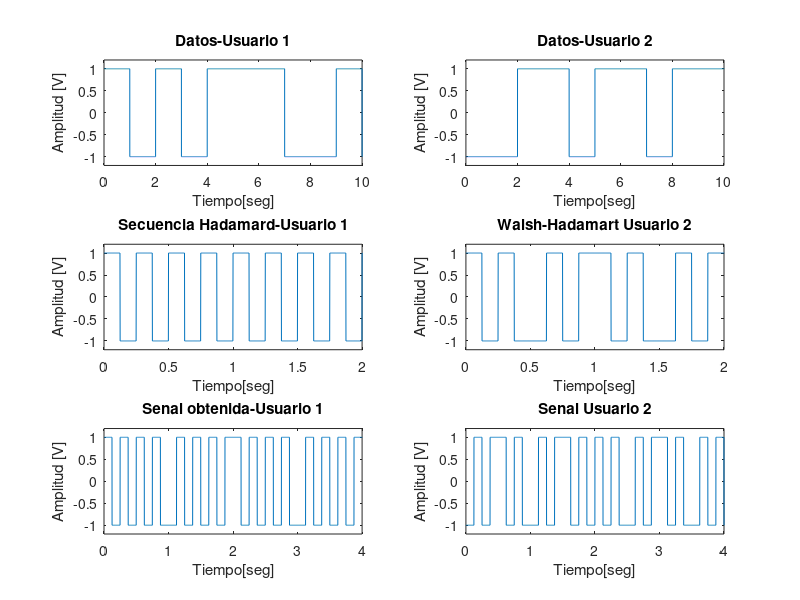
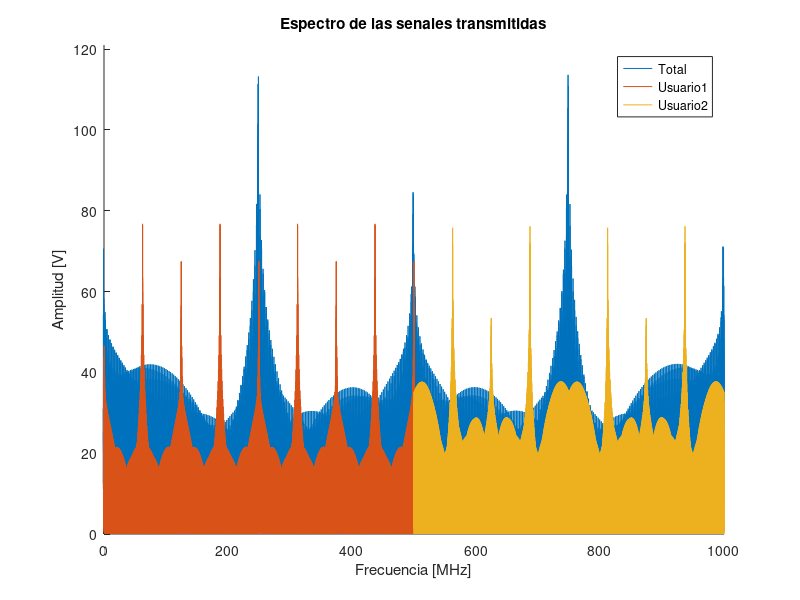
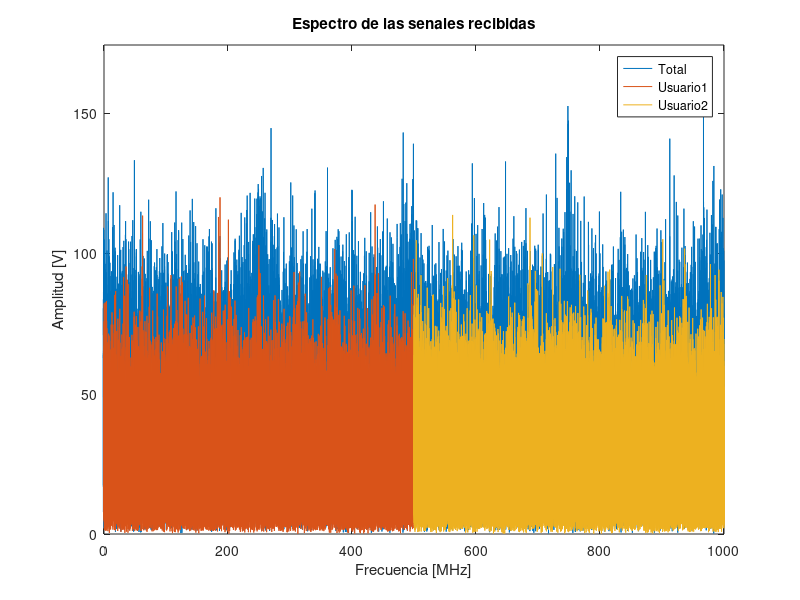
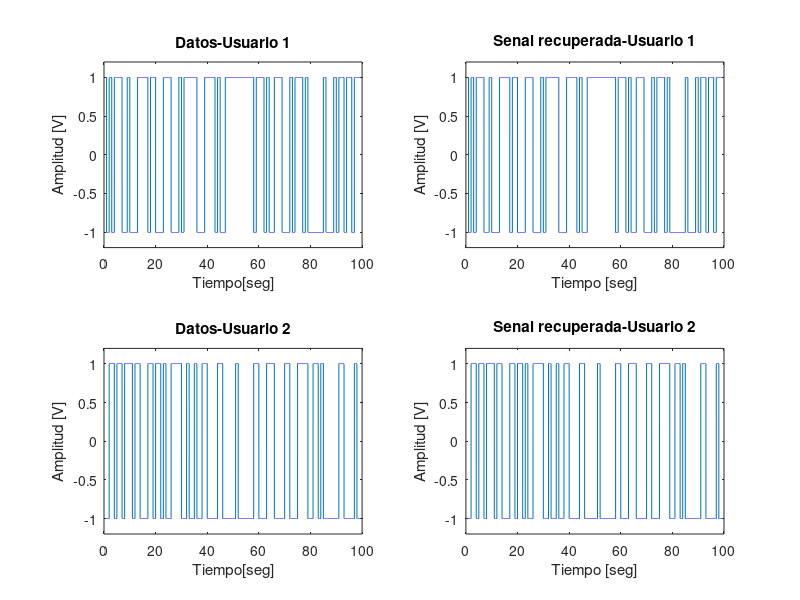

Here is the MATLAB script that generated these plots, in order:
clear all
close all
clc
N=100; %cantidad de datos aleatorios
SNR=20; %valor de relacion senal a ruido en dB
datos1=randi([0 1],N,1)'; %datos aleatorios usuario 1
datos2=randi([0 1],N,1)'; %datos aleatorios usuario 2
M=2;%cantidad de fases de la modulacion M-PSK
datosber=[datos1 datos2]; %union de los dos datos
n=8; %orden de la matriz
H=hadamard(n); %uso de la funcion hadamard de matlab
F2=H(2,:); %Seleccion de la fila 2 de la matriz de Hadamard
F6=H(6,:); %Seleccion de la fila 6 de la matriz de Hadamard
tb=1; %tiempo de bit
tc=tb/n; %tiempo de chip
gd1=[]; %vector vacio 
for i=1:1:100 %lazo for que recorre los datos del usuario 1
    if datos1(i)==1
     for j=0:tc/100:tb-tc/100
        gd1 = [gd1 1]; %creacion de la matriz de datos 
     end
    else
     for j=0:tc/100:tb-tc/100
        gd1 = [gd1 -1]; %creacion de la matriz de datos 
     end
    end
end
subplot(3,2,1)
txmod=linspace(0,length(datos1),length(gd1));
plot(txmod,gd1);
axis([0 10 -1.2 1.2])
title('Datos-Usuario 1')
xlabel('Tiempo[seg]')
ylabel('Amplitud [V]')

sec1=[];%vector vacio
for i=1:length(datos1) %lazo for que recorre el vector de datos 1
    sec1=[sec1 F2];%se replica la secuencia de Hadamard
end
gc=[];%vector vacio
 for i=1:length(sec1) %lazo for que recorre el vector obtenido
   if sec1(i)==-1 %si la secuencia tiene el valor de -1 se genera un vector
        for j=0:tc/100:tc-tc/100
        gc = [gc -1]; %creacion de la matriz de datos con valor -1
        end
   else
        for j=0:tc/100:tc-tc/100 %si la secuencia tiene el valor de 1 se genera un vector
        gc = [gc 1]; %creacion de la matriz de datos con valor 1
        end
   end
 end
subplot(3,2,3)
plot(txmod,gc);
axis([0 2 -1.2 1.2])
title('Secuencia Hadamard-Usuario 1')
xlabel('Tiempo[seg]')
ylabel('Amplitud [V]')

res1=gd1.*gc; %Producto entre la secuencia de Hadamard y los datos
subplot(3,2,5)
plot(txmod,res1);
axis([0 4 -1.2 1.2])
title('Senal obtenida-Usuario 1')
xlabel('Tiempo[seg]')
ylabel('Amplitud [V]')

respi=reshape(res1,800,100);%conversion de tamano
X1=ifft(respi,800); %uso de la ifft
Xaux1=X1(1:4,:); %vector auxiliar
X1=[X1;Xaux1]; %registro de los valores obtenidos

gd2=[]; %vector vacio
for i=1:1:100 %lazo for que recorre el vector de datos 2
    if datos2(i)==1 %si el dato es 1 se genera un vector
      for j=0:tc/100:tb-tc/100
        gd2 = [gd2 1]; %creacion de la matriz de datos cuyo valor es 1
      end
    else
      for j=0:tc/100:tb-tc/100
        gd2 = [gd2 -1]; %creacion de la matriz de datos cuyo valor es -1
      end
    end
end
subplot(3,2,2)
txmod2=linspace(0,length(datos2),length(gd2));%vector auxiliar de tiempo
plot(txmod2,gd2);
axis([0 10 -1.2 1.2])
title('Datos-Usuario 2')
xlabel('Tiempo[seg]')
ylabel('Amplitud [V]')

sec2=[]; %vector vacio
for i=1:length(datos2) %lazo for que permite la creacion de una matriz
    sec2=[sec2 F6];%registro de la fila de la matriz de hadamard
end
gc2=[];%vector vacio
 for i=1:length(sec2) %lazo for que recorre el arreglo creado anteriormente
   if sec2(i)==-1
        for j=0:tc/100:tc-tc/100
            gc2 = [gc2 -1]; %creacion de la matriz de datos 
        end
   else
        for j=0:tc/100:tc-tc/100
            gc2 = [gc2 1]; %creacion de la matriz de datos
        end
   end
 end
subplot(3,2,4)
plot(txmod,gc2);
axis([0 2 -1.2 1.2])
title('Walsh-Hadamart Usuario 2')
xlabel('Tiempo[seg]')
ylabel('Amplitud [V]')

res2=gd2.*gc2; %producto entre los datos y la secuencia de Hadamard
subplot(3,2,6)
plot(txmod,res2);
axis([0 4 -1.2 1.2])
title('Senal Usuario 2')
xlabel('Tiempo[seg]')
ylabel('Amplitud [V]')

respi2=reshape(res2,800,100); %conversion de tamano
X2=ifft(respi2,800); %uso de la ifft
Xaux2=X2(1:4,:);%vector auxiliar
X2=[X2;Xaux2]; %registro de los valores obtenidos

XF1=reshape(X1,1,80400); %conversion paralelo a serie
XF2=reshape(X2,1,80400); %conversion paralelo a serie
XF=[XF1 XF2]; %union de los usuarios

figure(5)
XT=XF.*cos(2*pi*(1*10)); %modulacion BPSK
txt=linspace(0,length(datos1)*2,length(XT));
plot(txt,real(XF));
axis([100 200 -0.6 0.6])
title('Senal transmitida total')
xlabel('Tiempo[seg]')
ylabel('Amplitud [V]')

figure(2)
hold on 
espT=fft(XT); %uso de la fft
espT=fftshift(espT);%obtencion del espectro total
Fmd=linspace(-1000,1000,length(espT)); %vector de tiempo auxiliar
plot(Fmd,abs(espT))
hold on
axis([0 1000 0 max(abs(espT))])
espT1=fft(XT(:,1:80400));%uso de la fft
espT1=fftshift(espT1); %obtencion del espectro del usuario 1
Fmd1=linspace(0,500,length(espT1)); %vector de tiempo auxiliar 1
plot(Fmd1,abs(espT1));
hold on
espT2=fft(XT(:,80401:160800));%uso de la fft
espT2=fftshift(espT2);%obtencion del espectro del usuario 2
Fmd2=linspace(500,1000,length(espT2)); %vector de tiempo auxiliar 2
plot(Fmd2,abs(espT2));
title('Espectro de las senales transmitidas')
xlabel('Frecuencia [MHz]')
ylabel('Amplitud [V]')
legend('Total','Usuario1','Usuario2')

XR=XT; %renombre de la variable XT
XR1=awgn(XT,SNR); %paso a traves de un canal awgn

figure(3)
espTr=fft(XR1); %uso de la fft en la senal transmitida total
espTr=fftshift(espTr); %obtencion del espectro
Fmdr=linspace(-1000,1000,length(espTr)); %vector de tiempo auxiliar
plot(Fmdr,abs(espTr))
hold on
axis([0 1000 0 max(abs(espTr))])
espT1r=fft(XR1(:,1:80400));%uso de la fft en la senal transmitida del usuario 1
espT1r=fftshift(espT1r); %obtencion del espectro
Fmd1r=linspace(0,500,length(espT1r)); %vector de tiempo auxiliar
plot(Fmd1r,abs(espT1r));
hold on
espT2r=fft(XR1(:,80401:160800)); %uso de la fft en la senal transmitida del usuario 2
espT2r=fftshift(espT2r); %obtencion del espectro
Fmd2r=linspace(500,1000,length(espT2r)); %vector de tiempo auxiliar
plot(Fmd2r,abs(espT2r));
title('Espectro de las senales recibidas')
xlabel('Frecuencia [MHz]')
ylabel('Amplitud [V]')
legend('Total','Usuario1','Usuario2')

XRD=XR./(cos(2*pi*(1*10^9))); %demodulacionn
X1R=[XRD(:,1:80400)]; %obtencion de la senal del usuario 1
X2R=[XRD(:,80401:160800)]; %obtencion de la senal dle usuario 2

X1R=reshape(X1R,804,100); %conversion a paralelo
X2R=reshape(X2R,804,100); %conversion a paralelo
X1RQ=X1R(1:800,:); %creacion de una matriz
X2RQ=X2R(1:800,:); %creacion de una matriz

X1RQF=fft(X1RQ,800); %uso de la fft en la senal 1
X2RQF=fft(X2RQ,800); %uso de la fft en la senal 2

X1RQFF=real(X1RQF); %obtencion de la aprte real de la fft de la senal 1
X2RQFF=real(X2RQF);%obtencion de la aprte real de la fft de la senal 2
X1RQFF=reshape(X1RQFF,1,80000); %conversion de paralelo a serie
X2RQFF=reshape(X2RQFF,1,80000); %conversion de paralelo a serie
datrec1=X1RQFF.*gc; %producto entre la senal 1 obtenida y la secuencia de hadamard
datrec2=X2RQFF.*gc2; %producto entre la senal 2 obtenida y la secuencia de hadamard
datrec1=awgn(datrec1,SNR); %paso a traves del canal awgn
datrec2=awgn(datrec2,SNR); %paso a traves del canal awgn
j=1; %variable auxiliar
for p=400:800:length(datrec1) %vector que recorre la senal 1
   if datrec1(p)>0.5 %dipositivo de decision
    dout1(j)=1;
     j=j+1;%incremento en la variable auxiliar
   else 
    dout1(j)=0;
     j=j+1; %incremento en la variable auxiliar
   end
end
j2=1; %variable auxiliar
for p2=400:800:length(datrec2) %vector que recorre la senal 2
   if datrec2(p2)>0.5  %dipositivo de decision
    dout2(j2)=1;
     j2=j2+1;%incremento en la variable auxiliar
   else 
    dout2(j2)=0;
     j2=j2+1;%incremento en la variable auxiliar
   end
end
doutF=[dout1 dout2]; %union de las dos senales obtenidas
[h BER]=biterr(datosber,doutF); %obtencion del BER
fprintf('La tasa de bit errado es: %0.3f \n',BER)

[f BER1]=biterr(dout1,datos1);
fprintf('La tasa de bit errado  del usuario 1 es: %0.3f \n',BER1)

[r BER2]=biterr(dout2,datos2);
fprintf('La tasa de bit errado  del usuario 2 es: %0.3f \n',BER2)
gd1r=[]; %vector vacio
for i=1:1:100 %lazo for que recorre la senal 1
    if dout1(i)==1
     for j=0:tc/100:tb-tc/100
     gd1r = [gd1r 1]; %creacion de la matriz de datos 
     end
    else
     for j=0:tc/100:tb-tc/100
     gd1r = [gd1r -1]; %creacion de la matriz de datos 
     end
    end
end
gd2r=[];%vector vacio
for i=1:1:100 %lazo for que recorre la senal 2
    if dout2(i)==1
     for j=0:tc/100:tb-tc/100
     gd2r = [gd2r 1]; %creacion de la matriz de datos 
     end
    else
     for j=0:tc/100:tb-tc/100
     gd2r = [gd2r -1]; %creacion de la matriz de datos 
     end
    end
end
figure(4)
subplot(2,2,2)
plot(txmod,gd1r)
axis([0 100 -1.2 1.2])
title('Senal recuperada-Usuario 1')
xlabel('Tiempo [seg]')
ylabel('Amplitud [V]')

subplot(2,2,1)
plot(txmod,gd1);
axis([0 100 -1.2 1.2])
title('Datos-Usuario 1')
xlabel('Tiempo[seg]')
ylabel('Amplitud [V]')

subplot(2,2,4)
plot(txmod,gd2r)
axis([0 100 -1.2 1.2])
title('Senal recuperada-Usuario 2')
xlabel('Tiempo [seg]')
ylabel('Amplitud [V]')

subplot(2,2,3)
plot(txmod,gd2);
axis([0 100 -1.2 1.2])
title('Datos-Usuario 2')
xlabel('Tiempo[seg]')
ylabel('Amplitud [V]')